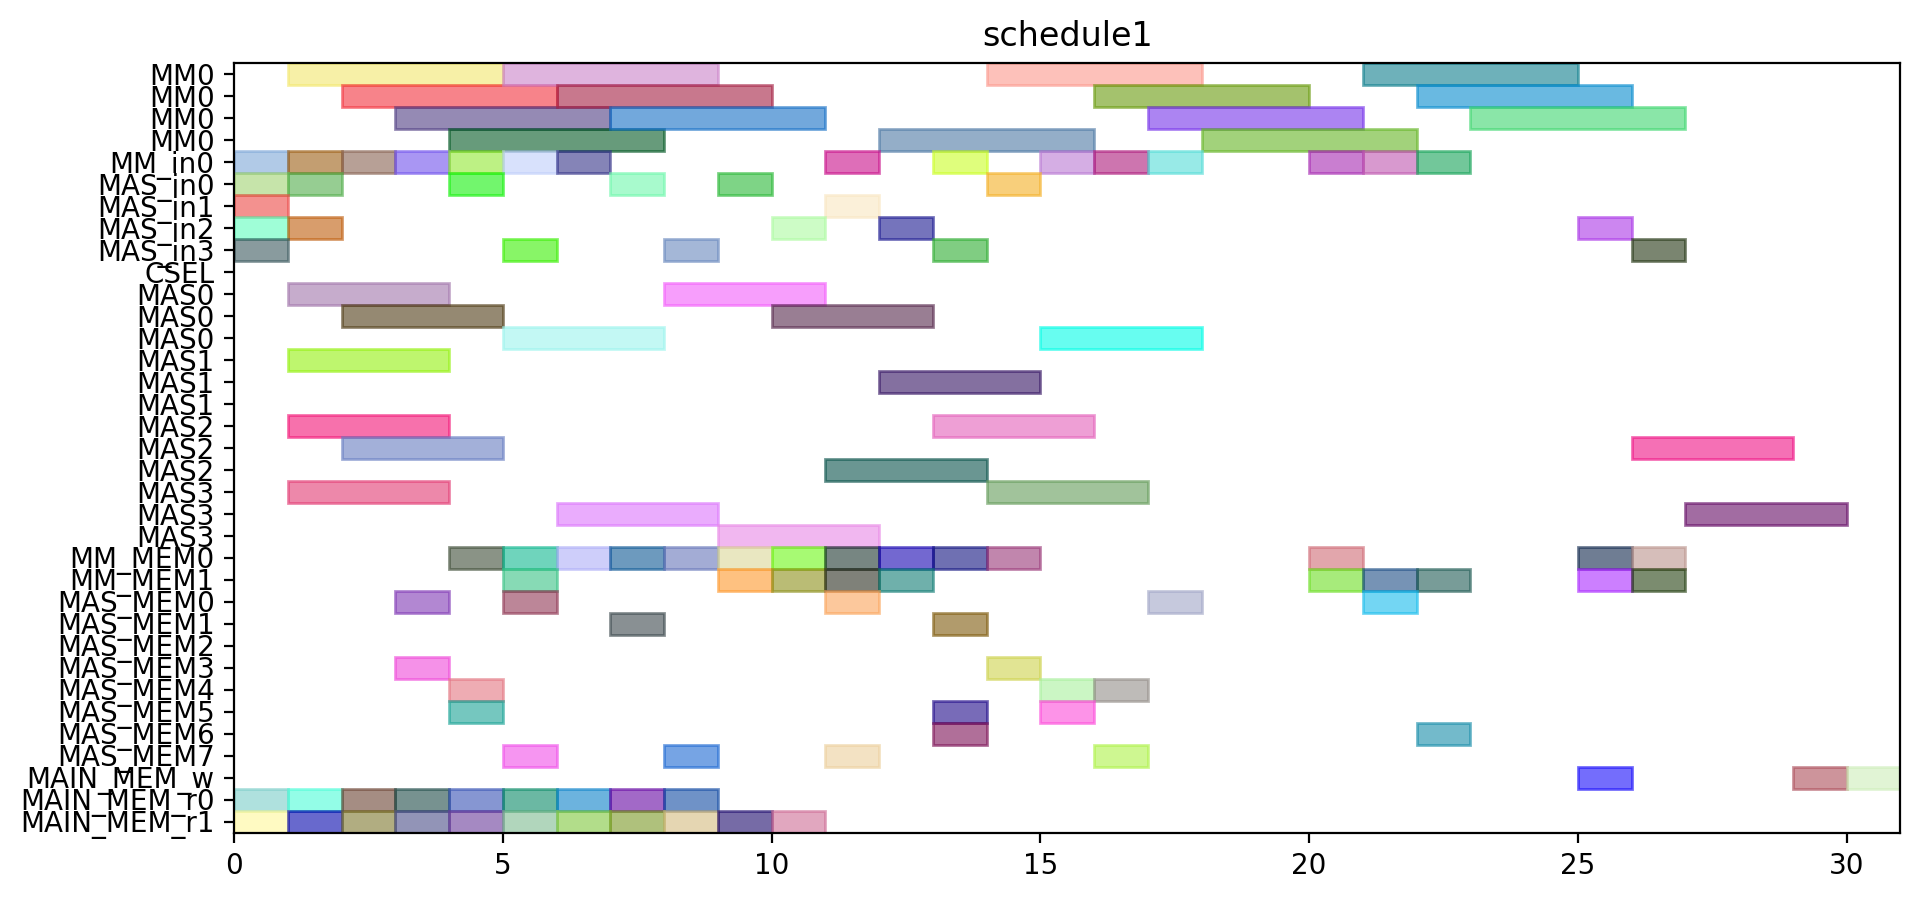

Reproduce this figure in Python.
from pyschedule import Scenario, solvers, plotters, alt


def solve():
	horizon = 112
	S = Scenario("schedule1", horizon=horizon)

	# resource
	MM = S.Resources('MM', num=1, size=4)
	MM_in = S.Resources('MM_in', num=1)
	MAS_in = S.Resources('MAS_in', num=4)
	CSEL = S.Resource('CSEL')
	MAS = S.Resources('MAS', num=4, size=3, periods=range(1, horizon))
	MM_MEM = S.Resources('MM_MEM', num=2)
	MAS_MEM = S.Resources('MAS_MEM', num=8)
	MAIN_MEM_w = S.Resource('MAIN_MEM_w', size=1)
	MAIN_MEM_r = S.Resources('MAIN_MEM_r', num=2)

	# result of previous scheduling
	t0_in = S.Task('t0_in', length=1, delay_cost=1)
	S += t0_in >= 0
	t0_in += MM_in[0]

	t13_in = S.Task('t13_in', length=1, delay_cost=1)
	S += t13_in >= 0
	t13_in += MAS_in[0]

	t14_in = S.Task('t14_in', length=1, delay_cost=1)
	S += t14_in >= 0
	t14_in += MAS_in[1]

	t1_mem0 = S.Task('t1_mem0', length=1, delay_cost=1)
	S += t1_mem0 >= 0
	t1_mem0 += MAIN_MEM_r[0]

	t1_mem1 = S.Task('t1_mem1', length=1, delay_cost=1)
	S += t1_mem1 >= 0
	t1_mem1 += MAIN_MEM_r[1]

	t3_in = S.Task('t3_in', length=1, delay_cost=1)
	S += t3_in >= 0
	t3_in += MAS_in[2]

	t9_in = S.Task('t9_in', length=1, delay_cost=1)
	S += t9_in >= 0
	t9_in += MAS_in[3]

	t0 = S.Task('t0', length=4, delay_cost=1)
	S += t0 >= 1
	t0 += MM[0]

	t13 = S.Task('t13', length=3, delay_cost=1)
	S += t13 >= 1
	t13 += MAS[0]

	t14 = S.Task('t14', length=3, delay_cost=1)
	S += t14 >= 1
	t14 += MAS[1]

	t1_in = S.Task('t1_in', length=1, delay_cost=1)
	S += t1_in >= 1
	t1_in += MM_in[0]

	t23_mem1 = S.Task('t23_mem1', length=1, delay_cost=1)
	S += t23_mem1 >= 1
	t23_mem1 += MAIN_MEM_r[1]

	t3 = S.Task('t3', length=3, delay_cost=1)
	S += t3 >= 1
	t3 += MAS[2]

	t4_in = S.Task('t4_in', length=1, delay_cost=1)
	S += t4_in >= 1
	t4_in += MAS_in[2]

	t8_in = S.Task('t8_in', length=1, delay_cost=1)
	S += t8_in >= 1
	t8_in += MAS_in[0]

	t8_mem0 = S.Task('t8_mem0', length=1, delay_cost=1)
	S += t8_mem0 >= 1
	t8_mem0 += MAIN_MEM_r[0]

	t9 = S.Task('t9', length=3, delay_cost=1)
	S += t9 >= 1
	t9 += MAS[3]

	t1 = S.Task('t1', length=4, delay_cost=1)
	S += t1 >= 2
	t1 += MM[0]

	t14_mem1 = S.Task('t14_mem1', length=1, delay_cost=1)
	S += t14_mem1 >= 2
	t14_mem1 += MAIN_MEM_r[1]

	t2_in = S.Task('t2_in', length=1, delay_cost=1)
	S += t2_in >= 2
	t2_in += MM_in[0]

	t2_mem0 = S.Task('t2_mem0', length=1, delay_cost=1)
	S += t2_mem0 >= 2
	t2_mem0 += MAIN_MEM_r[0]

	t4 = S.Task('t4', length=3, delay_cost=1)
	S += t4 >= 2
	t4 += MAS[2]

	t8 = S.Task('t8', length=3, delay_cost=1)
	S += t8 >= 2
	t8 += MAS[0]

	t13_mem1 = S.Task('t13_mem1', length=1, delay_cost=1)
	S += t13_mem1 >= 3
	t13_mem1 += MAIN_MEM_r[1]

	t14_mem0 = S.Task('t14_mem0', length=1, delay_cost=1)
	S += t14_mem0 >= 3
	t14_mem0 += MAIN_MEM_r[0]

	t15_in = S.Task('t15_in', length=1, delay_cost=1)
	S += t15_in >= 3
	t15_in += MM_in[0]

	t15_mem0 = S.Task('t15_mem0', length=1, delay_cost=1)
	S += t15_mem0 >= 3
	t15_mem0 += MAS_MEM[0]

	t15_mem1 = S.Task('t15_mem1', length=1, delay_cost=1)
	S += t15_mem1 >= 3
	t15_mem1 += MAS_MEM[3]

	t2 = S.Task('t2', length=4, delay_cost=1)
	S += t2 >= 3
	t2 += MM[0]

	t15 = S.Task('t15', length=4, delay_cost=1)
	S += t15 >= 4
	t15 += MM[0]

	t18_in = S.Task('t18_in', length=1, delay_cost=1)
	S += t18_in >= 4
	t18_in += MAS_in[0]

	t18_mem0 = S.Task('t18_mem0', length=1, delay_cost=1)
	S += t18_mem0 >= 4
	t18_mem0 += MM_MEM[0]

	t5_in = S.Task('t5_in', length=1, delay_cost=1)
	S += t5_in >= 4
	t5_in += MM_in[0]

	t5_mem0 = S.Task('t5_mem0', length=1, delay_cost=1)
	S += t5_mem0 >= 4
	t5_mem0 += MAS_MEM[4]

	t5_mem1 = S.Task('t5_mem1', length=1, delay_cost=1)
	S += t5_mem1 >= 4
	t5_mem1 += MAS_MEM[5]

	t8_mem1 = S.Task('t8_mem1', length=1, delay_cost=1)
	S += t8_mem1 >= 4
	t8_mem1 += MAIN_MEM_r[1]

	t9_mem0 = S.Task('t9_mem0', length=1, delay_cost=1)
	S += t9_mem0 >= 4
	t9_mem0 += MAIN_MEM_r[0]

	t0_mem0 = S.Task('t0_mem0', length=1, delay_cost=1)
	S += t0_mem0 >= 5
	t0_mem0 += MAIN_MEM_r[0]

	t10_in = S.Task('t10_in', length=1, delay_cost=1)
	S += t10_in >= 5
	t10_in += MM_in[0]

	t10_mem0 = S.Task('t10_mem0', length=1, delay_cost=1)
	S += t10_mem0 >= 5
	t10_mem0 += MAS_MEM[0]

	t10_mem1 = S.Task('t10_mem1', length=1, delay_cost=1)
	S += t10_mem1 >= 5
	t10_mem1 += MAS_MEM[7]

	t18 = S.Task('t18', length=3, delay_cost=1)
	S += t18 >= 5
	t18 += MAS[0]

	t5 = S.Task('t5', length=4, delay_cost=1)
	S += t5 >= 5
	t5 += MM[0]

	t6_in = S.Task('t6_in', length=1, delay_cost=1)
	S += t6_in >= 5
	t6_in += MAS_in[3]

	t6_mem0 = S.Task('t6_mem0', length=1, delay_cost=1)
	S += t6_mem0 >= 5
	t6_mem0 += MM_MEM[0]

	t6_mem1 = S.Task('t6_mem1', length=1, delay_cost=1)
	S += t6_mem1 >= 5
	t6_mem1 += MM_MEM[1]

	t9_mem1 = S.Task('t9_mem1', length=1, delay_cost=1)
	S += t9_mem1 >= 5
	t9_mem1 += MAIN_MEM_r[1]

	t10 = S.Task('t10', length=4, delay_cost=1)
	S += t10 >= 6
	t10 += MM[0]

	t20_in = S.Task('t20_in', length=1, delay_cost=1)
	S += t20_in >= 6
	t20_in += MM_in[0]

	t20_mem0 = S.Task('t20_mem0', length=1, delay_cost=1)
	S += t20_mem0 >= 6
	t20_mem0 += MM_MEM[0]

	t4_mem0 = S.Task('t4_mem0', length=1, delay_cost=1)
	S += t4_mem0 >= 6
	t4_mem0 += MAIN_MEM_r[0]

	t4_mem1 = S.Task('t4_mem1', length=1, delay_cost=1)
	S += t4_mem1 >= 6
	t4_mem1 += MAIN_MEM_r[1]

	t6 = S.Task('t6', length=3, delay_cost=1)
	S += t6 >= 6
	t6 += MAS[3]

	t19_in = S.Task('t19_in', length=1, delay_cost=1)
	S += t19_in >= 7
	t19_in += MAS_in[0]

	t19_mem0 = S.Task('t19_mem0', length=1, delay_cost=1)
	S += t19_mem0 >= 7
	t19_mem0 += MM_MEM[0]

	t19_mem1 = S.Task('t19_mem1', length=1, delay_cost=1)
	S += t19_mem1 >= 7
	t19_mem1 += MAS_MEM[1]

	t20 = S.Task('t20', length=4, delay_cost=1)
	S += t20 >= 7
	t20 += MM[0]

	t20_mem1 = S.Task('t20_mem1', length=1, delay_cost=1)
	S += t20_mem1 >= 7
	t20_mem1 += MAIN_MEM_r[1]

	t3_mem0 = S.Task('t3_mem0', length=1, delay_cost=1)
	S += t3_mem0 >= 7
	t3_mem0 += MAIN_MEM_r[0]

	t0_mem1 = S.Task('t0_mem1', length=1, delay_cost=1)
	S += t0_mem1 >= 8
	t0_mem1 += MAIN_MEM_r[1]

	t13_mem0 = S.Task('t13_mem0', length=1, delay_cost=1)
	S += t13_mem0 >= 8
	t13_mem0 += MAIN_MEM_r[0]

	t19 = S.Task('t19', length=3, delay_cost=1)
	S += t19 >= 8
	t19 += MAS[0]

	t7_in = S.Task('t7_in', length=1, delay_cost=1)
	S += t7_in >= 8
	t7_in += MAS_in[3]

	t7_mem0 = S.Task('t7_mem0', length=1, delay_cost=1)
	S += t7_mem0 >= 8
	t7_mem0 += MM_MEM[0]

	t7_mem1 = S.Task('t7_mem1', length=1, delay_cost=1)
	S += t7_mem1 >= 8
	t7_mem1 += MAS_MEM[7]

	t11_in = S.Task('t11_in', length=1, delay_cost=1)
	S += t11_in >= 9
	t11_in += MAS_in[0]

	t11_mem0 = S.Task('t11_mem0', length=1, delay_cost=1)
	S += t11_mem0 >= 9
	t11_mem0 += MM_MEM[0]

	t11_mem1 = S.Task('t11_mem1', length=1, delay_cost=1)
	S += t11_mem1 >= 9
	t11_mem1 += MM_MEM[1]

	t2_mem1 = S.Task('t2_mem1', length=1, delay_cost=1)
	S += t2_mem1 >= 9
	t2_mem1 += MAIN_MEM_r[1]

	t7 = S.Task('t7', length=3, delay_cost=1)
	S += t7 >= 9
	t7 += MAS[3]

	t11 = S.Task('t11', length=3, delay_cost=1)
	S += t11 >= 10
	t11 += MAS[0]

	t22_in = S.Task('t22_in', length=1, delay_cost=1)
	S += t22_in >= 10
	t22_in += MAS_in[2]

	t22_mem0 = S.Task('t22_mem0', length=1, delay_cost=1)
	S += t22_mem0 >= 10
	t22_mem0 += MM_MEM[0]

	t22_mem1 = S.Task('t22_mem1', length=1, delay_cost=1)
	S += t22_mem1 >= 10
	t22_mem1 += MM_MEM[1]

	t3_mem1 = S.Task('t3_mem1', length=1, delay_cost=1)
	S += t3_mem1 >= 10
	t3_mem1 += MAIN_MEM_r[1]

	t16_in = S.Task('t16_in', length=1, delay_cost=1)
	S += t16_in >= 11
	t16_in += MAS_in[1]

	t16_mem0 = S.Task('t16_mem0', length=1, delay_cost=1)
	S += t16_mem0 >= 11
	t16_mem0 += MM_MEM[0]

	t16_mem1 = S.Task('t16_mem1', length=1, delay_cost=1)
	S += t16_mem1 >= 11
	t16_mem1 += MM_MEM[1]

	t22 = S.Task('t22', length=3, delay_cost=1)
	S += t22 >= 11
	t22 += MAS[2]

	t28_in = S.Task('t28_in', length=1, delay_cost=1)
	S += t28_in >= 11
	t28_in += MM_in[0]

	t28_mem0 = S.Task('t28_mem0', length=1, delay_cost=1)
	S += t28_mem0 >= 11
	t28_mem0 += MAS_MEM[0]

	t28_mem1 = S.Task('t28_mem1', length=1, delay_cost=1)
	S += t28_mem1 >= 11
	t28_mem1 += MAS_MEM[7]

	t16 = S.Task('t16', length=3, delay_cost=1)
	S += t16 >= 12
	t16 += MAS[1]

	t21_in = S.Task('t21_in', length=1, delay_cost=1)
	S += t21_in >= 12
	t21_in += MAS_in[2]

	t21_mem0 = S.Task('t21_mem0', length=1, delay_cost=1)
	S += t21_mem0 >= 12
	t21_mem0 += MM_MEM[0]

	t21_mem1 = S.Task('t21_mem1', length=1, delay_cost=1)
	S += t21_mem1 >= 12
	t21_mem1 += MM_MEM[1]

	t28 = S.Task('t28', length=4, delay_cost=1)
	S += t28 >= 12
	t28 += MM[0]

	t12_in = S.Task('t12_in', length=1, delay_cost=1)
	S += t12_in >= 13
	t12_in += MAS_in[3]

	t12_mem0 = S.Task('t12_mem0', length=1, delay_cost=1)
	S += t12_mem0 >= 13
	t12_mem0 += MM_MEM[0]

	t12_mem1 = S.Task('t12_mem1', length=1, delay_cost=1)
	S += t12_mem1 >= 13
	t12_mem1 += MAS_MEM[1]

	t21 = S.Task('t21', length=3, delay_cost=1)
	S += t21 >= 13
	t21 += MAS[2]

	t25_in = S.Task('t25_in', length=1, delay_cost=1)
	S += t25_in >= 13
	t25_in += MM_in[0]

	t25_mem0 = S.Task('t25_mem0', length=1, delay_cost=1)
	S += t25_mem0 >= 13
	t25_mem0 += MAS_MEM[6]

	t25_mem1 = S.Task('t25_mem1', length=1, delay_cost=1)
	S += t25_mem1 >= 13
	t25_mem1 += MAS_MEM[5]

	t12 = S.Task('t12', length=3, delay_cost=1)
	S += t12 >= 14
	t12 += MAS[3]

	t17_in = S.Task('t17_in', length=1, delay_cost=1)
	S += t17_in >= 14
	t17_in += MAS_in[0]

	t17_mem0 = S.Task('t17_mem0', length=1, delay_cost=1)
	S += t17_mem0 >= 14
	t17_mem0 += MM_MEM[0]

	t17_mem1 = S.Task('t17_mem1', length=1, delay_cost=1)
	S += t17_mem1 >= 14
	t17_mem1 += MAS_MEM[3]

	t25 = S.Task('t25', length=4, delay_cost=1)
	S += t25 >= 14
	t25 += MM[0]

	t17 = S.Task('t17', length=3, delay_cost=1)
	S += t17 >= 15
	t17 += MAS[0]

	t27_in = S.Task('t27_in', length=1, delay_cost=1)
	S += t27_in >= 15
	t27_in += MM_in[0]

	t27_mem0 = S.Task('t27_mem0', length=1, delay_cost=1)
	S += t27_mem0 >= 15
	t27_mem0 += MAS_MEM[4]

	t27_mem1 = S.Task('t27_mem1', length=1, delay_cost=1)
	S += t27_mem1 >= 15
	t27_mem1 += MAS_MEM[5]

	t27 = S.Task('t27', length=4, delay_cost=1)
	S += t27 >= 16
	t27 += MM[0]

	t29_in = S.Task('t29_in', length=1, delay_cost=1)
	S += t29_in >= 16
	t29_in += MM_in[0]

	t29_mem0 = S.Task('t29_mem0', length=1, delay_cost=1)
	S += t29_mem0 >= 16
	t29_mem0 += MAS_MEM[4]

	t29_mem1 = S.Task('t29_mem1', length=1, delay_cost=1)
	S += t29_mem1 >= 16
	t29_mem1 += MAS_MEM[7]

	t23_in = S.Task('t23_in', length=1, delay_cost=1)
	S += t23_in >= 17
	t23_in += MM_in[0]

	t23_mem0 = S.Task('t23_mem0', length=1, delay_cost=1)
	S += t23_mem0 >= 17
	t23_mem0 += MAS_MEM[0]

	t29 = S.Task('t29', length=4, delay_cost=1)
	S += t29 >= 17
	t29 += MM[0]

	t23 = S.Task('t23', length=4, delay_cost=1)
	S += t23 >= 18
	t23 += MM[0]


	# new tasks
	t24 = S.Task('t24', length=4, delay_cost=1)
	t24 += alt(MM)
	t24_in = S.Task('t24_in', length=1, delay_cost=1)
	t24_in += alt(MM_in)
	S += t24_in*MM_in[0]<=t24*MM[0]

	t24_mem0 = S.Task('t24_mem0', length=1, delay_cost=1)
	t24_mem0 += MAS_MEM[6]
	S += 16 < t24_mem0
	S += t24_mem0 <= t24

	t24_mem1 = S.Task('t24_mem1', length=1, delay_cost=1)
	t24_mem1 += MM_MEM[1]
	S += 21 < t24_mem1
	S += t24_mem1 <= t24

	t26 = S.Task('t26', length=4, delay_cost=1)
	t26 += alt(MM)
	t26_in = S.Task('t26_in', length=1, delay_cost=1)
	t26_in += alt(MM_in)
	S += t26_in*MM_in[0]<=t26*MM[0]

	t26_mem0 = S.Task('t26_mem0', length=1, delay_cost=1)
	t26_mem0 += MAS_MEM[0]
	S += 10 < t26_mem0
	S += t26_mem0 <= t26

	t26_mem1 = S.Task('t26_mem1', length=1, delay_cost=1)
	t26_mem1 += MM_MEM[1]
	S += 21 < t26_mem1
	S += t26_mem1 <= t26

	PZ_new = S.Task('PZ_new', length=4, delay_cost=1)
	PZ_new += alt(MM)
	PZ_new_in = S.Task('PZ_new_in', length=1, delay_cost=1)
	PZ_new_in += alt(MM_in)
	S += PZ_new_in*MM_in[0]<=PZ_new*MM[0]

	S += 0<PZ_new

	PZ_new_w = S.Task('PZ_new_w', length=1, delay_cost=1)
	PZ_new_w += alt(MAIN_MEM_w)
	S += PZ_new <= PZ_new_w

	PZ_new_mem0 = S.Task('PZ_new_mem0', length=1, delay_cost=1)
	PZ_new_mem0 += MM_MEM[0]
	S += 20 < PZ_new_mem0
	S += PZ_new_mem0 <= PZ_new

	PZ_new_mem1 = S.Task('PZ_new_mem1', length=1, delay_cost=1)
	PZ_new_mem1 += MM_MEM[1]
	S += 15 < PZ_new_mem1
	S += PZ_new_mem1 <= PZ_new

	PX_new = S.Task('PX_new', length=3, delay_cost=1)
	PX_new += alt(MAS)
	PX_new_in = S.Task('PX_new_in', length=1, delay_cost=1)
	PX_new_in += alt(MAS_in)
	S += PX_new_in*MAS_in[0]<=PX_new*MAS[0]

	S += PX_new_in*MAS_in[1]<=PX_new*MAS[1]

	S += PX_new_in*MAS_in[2]<=PX_new*MAS[2]

	S += PX_new_in*MAS_in[3]<=PX_new*MAS[3]

	S += 0<PX_new

	PX_new_w = S.Task('PX_new_w', length=1, delay_cost=1)
	PX_new_w += alt(MAIN_MEM_w)
	S += PX_new <= PX_new_w

	PX_new_mem0 = S.Task('PX_new_mem0', length=1, delay_cost=1)
	PX_new_mem0 += MM_MEM[0]
	S += 17 < PX_new_mem0
	S += PX_new_mem0 <= PX_new

	PX_new_mem1 = S.Task('PX_new_mem1', length=1, delay_cost=1)
	PX_new_mem1 += alt(MM_MEM)
	S += (t24*MM[0])-1 < PX_new_mem1*MM_MEM[1]
	S += PX_new_mem1 <= PX_new

	PY_new = S.Task('PY_new', length=3, delay_cost=1)
	PY_new += alt(MAS)
	PY_new_in = S.Task('PY_new_in', length=1, delay_cost=1)
	PY_new_in += alt(MAS_in)
	S += PY_new_in*MAS_in[0]<=PY_new*MAS[0]

	S += PY_new_in*MAS_in[1]<=PY_new*MAS[1]

	S += PY_new_in*MAS_in[2]<=PY_new*MAS[2]

	S += PY_new_in*MAS_in[3]<=PY_new*MAS[3]

	S += 0<PY_new

	PY_new_w = S.Task('PY_new_w', length=1, delay_cost=1)
	PY_new_w += alt(MAIN_MEM_w)
	S += PY_new <= PY_new_w

	PY_new_mem0 = S.Task('PY_new_mem0', length=1, delay_cost=1)
	PY_new_mem0 += MM_MEM[0]
	S += 19 < PY_new_mem0
	S += PY_new_mem0 <= PY_new

	PY_new_mem1 = S.Task('PY_new_mem1', length=1, delay_cost=1)
	PY_new_mem1 += alt(MM_MEM)
	S += (t26*MM[0])-1 < PY_new_mem1*MM_MEM[1]
	S += PY_new_mem1 <= PY_new

	solvers.mip.solve(S,msg=1,kind='CPLEX',ratio_gap=1.01)

	solution = [['hoge']*len(S.solution()[1]) for i in range(len(S.solution()))]
	for i in range(len(S.solution())):
		for j in range(len(S.solution()[i])):
			solution[i][j]=str(S.solution()[i][j])
	print(solution)

	cycles = int(solution[-1][3])

	pic_file_name = "/home/mfukuda/ABE/multiRAM_multiMAS_16mux/scheduling_result/stage4MM1_stage3MAS4/EP_ADD_A_0/schedule1.png"
	if(S.solution() != []):
		plotters.matplotlib.plot(S,img_filename=pic_file_name, show_task_labels=False, fig_size=(cycles*0.25+3, 5))

	return solution
